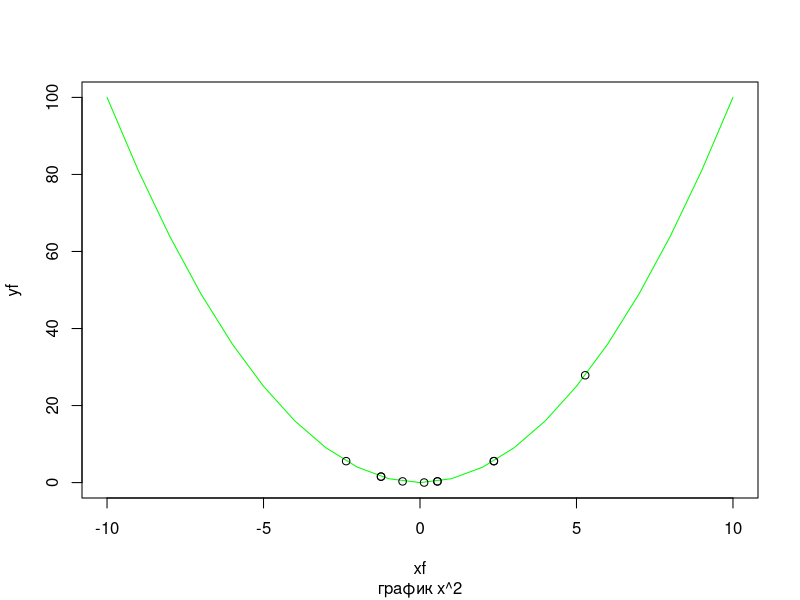

This chart was generated by the following R code:
sircle <- function(a,b,e){ #a,b - пределы, e - ограничение
  f <- function(x){
    return(x^2)
  }
  abc <- c() #посещенные точки
  i <- 0 #кол-во итераций
  while((b-a) > e){ 
    x1 <- b+0.618*(a-b)
    x2 <- a+0.618*(b-a)
    if (f(x1)<f(x2)){ #если значение функции в x1 меньше значения в x2, значит - x2 лежит дальше от нашего минимума и ее нужно переобозначить
      b <- x2
      i <- i + 1
      abc <- append(abc,x2)
    }
    else{
      a <- x1
      i <- i + 1
      abc <- append(abc,x1)
    }
  }
  min <- (a + b) / 2 #мы дошли до маленького расстояния между a и b, теперь енаходим среднее
  fmin <- f(min)
  xf <- -10:10
  yf <- f(xf)
  plot(xf,yf,type = "l",col = "green",sub = "график x^2")
  points(c(abc[1:5]),c(f(abc[1:5])))
  points(c(abc[i],abc[i-1],abc[i-2],abc[i-3],abc[i-4]),c(f(abc[i]),f(abc[i-1]),f(abc[i-2]),f(abc[i-3]),f(abc[i-4])))
  return(c(min,fmin,i))
}
sircle(-10,10,1)